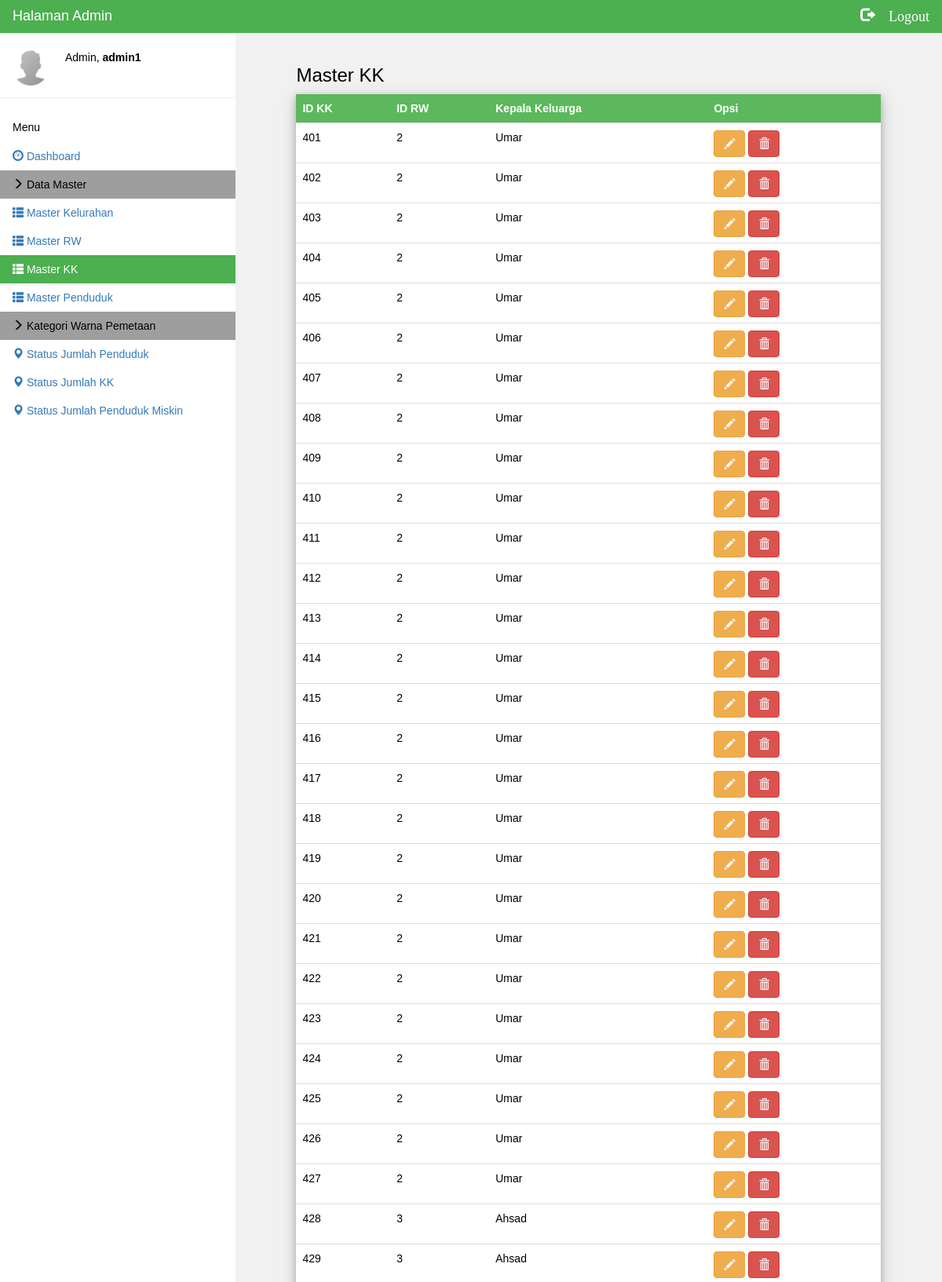
The app's page /Admin/tampil_kk.php?pg=9 (signed in, upper part) with its own data.
### tables this page shows
CREATE TABLE IF NOT EXISTS `tb_kk` (
  `id_kk` int(11) NOT NULL,
  `id_rw` int(11) NOT NULL,
  `nama_kepalakeluarga` varchar(30) NOT NULL,
  PRIMARY KEY (`id_kk`)
);

### Admin/tampil_kk.php (the view, shortened to what this page needs)
<!DOCTYPE html>
<html>
<link rel="stylesheet" href="css/w3.css">
<link href="//maxcdn.bootstrapcdn.com/bootstrap/3.3.6/css/bootstrap.min.css" rel="stylesheet">
<link href="//cdnjs.cloudflare.com/ajax/libs/octicons/3.5.0/octicons.min.css" rel="stylesheet">
<body class="w3-light-grey">
<div class="w3-container w3-top w3-green w3-large w3-padding" style="z-index:4">
  <span class="w3-Left">Halaman Admin</span>
   <a href="logout.php"><span id="logout" class="w3-right glyphicon glyphicon-log-out"> Logout</span></a>
</div>
<nav class="w3-sidenav w3-collapse w3-white w3-animate-left" style="z-index:3;width:300px;" id="mySidenav"><br>
  <div class="w3-container w3-row">
    <div class="w3-col s3">
      <img src="css/img_avatar3.png" class="w3-circle w3-margin-right" style="width:46px">
    </div>
    <div class="w3-col s9">
      <span>Admin, <strong><?=$_SESSION['nama'];?></strong></span><br>
    </div>
  </div>
  <hr>
  <div class="w3-container" >
    <h5>Menu</h5>
  </div>
  <a href="#" class="w3-padding "><span class="glyphicon glyphicon-dashboard"></span>  Dashboard</a>
  <a href="" class="w3-padding w3-grey"><i class="glyphicon glyphicon-menu-right"></i>  Data Master</a>
  <a href="tampil_kelurahan.php" class="w3-padding "><i class="glyphicon glyphicon-th-list"></i>  Master Kelurahan</a>
  <a href="tampil_rw.php" class="w3-padding "><i class="glyphicon glyphicon-th-list"></i>  Master RW</a>
  <a href="tampil_kk.php" class="w3-padding w3-green" ><i class="glyphicon glyphicon-th-list"></i>  Master KK</a>
  <a href="tampil_penduduk.php" class="w3-padding"><i class="glyphicon glyphicon-th-list"></i>  Master Penduduk</a>
  <a href="" class="w3-padding w3-grey"><i class="glyphicon glyphicon-menu-right"></i>  Kategori Warna Pemetaan</a>
  <a href="tampil_status.php" class="w3-padding "><i class="glyphicon glyphicon-map-marker"></i>  Status Jumlah Penduduk</a>
  <a href="tampil_status_jmlkk.php" class="w3-padding "><i class="glyphicon glyphicon-map-marker"></i>  Status Jumlah KK</a>
  <a href="tampil_status_pmiskin.php" class="w3-padding"><i class="glyphicon glyphicon-map-marker"></i>  Status Jumlah Penduduk Miskin</a>
</nav>
<div class="w3-main" style="margin-left:300px;margin-top:43px;">
      <?php
       include "koneksi.php";
      ?>
      <div class="row" >
      <div class="col-sm-1"></div>
  <div class="col-sm-10" id="konten" style="margin-top:20px;">
      <h3>Master KK</h3>
      <table border="1" class="table table-striped w3-card-4">
      <tr  id="trtabel">
      <th>ID KK</th>
      <th>ID RW</th>
      <th>Kepala Keluarga</th>
      <th colspan="2" >Opsi</th>
      </tr>
      <?php
      $batas = 50;
            $pg = isset( $_GET['pg'] ) ? $_GET['pg'] : "";
            if ( empty( $pg ) ) {
            $posisi = 0;
            $pg = 1;
            } else {
            $posisi = ( $pg - 1 ) * $batas;
            }
      $query = "select * from tb_kk limit $posisi, $batas";
      $result = mysqli_query($sambung, $query);
      while ($buff = mysqli_fetch_array($result)){
      ?>
       <tr>
      <td><?php echo $buff['id_kk']; ?></td>
      <td><?php echo $buff['id_rw']; ?></td>
      <td><?php echo $buff['nama_kepalakeluarga']; ?></td>
      <td>
      <div class="button-toolbar">
      <a href="ubah_kk.php?id_kk=<?php echo $buff ['id_kk']; ?>" class="btn btn-warning glyphicon glyphicon-pencil" role="button" data-toggle="tooltip" title="Edit" data-placement="bottom"></a>
      <a href="#" onclick="confirm_modal('hapus_kk.php?id_kk=<?php echo $buff['id_kk']; ?>');" class="btn btn-danger glyphicon glyphicon-trash" data-toggle="tooltip" title="Hapus" data-placement="bottom"></a></div></td>
      </tr>
      <?php
      };
      ?>
      </table>
    </div>
<div class="col-sm-1"></div>
</div>
</body>
</html>

### Admin/css/w3.css (style rules this page uses)
* { -webkit-box-sizing:border-box;-moz-box-sizing:border-box;box-sizing:border-box }
html { -ms-text-size-adjust:100%;-webkit-text-size-adjust:100% }
body { margin:0 }
article,aside,details,figcaption,figure,footer,header,hgroup,main,menu,nav,section,summary { display:block }
a { background-color:transparent }
img { border:0 }
hr { -moz-box-sizing:content-box;box-sizing:content-box }
html,body { font-family:Verdana,sans-serif;font-size:15px;line-height:1.5 }
html { overflow-x:hidden }
h1,h2,h3,h4,h5,h6,.w3-slim,.w3-wide { font-family:"Segoe UI",Arial,sans-serif }
h3 { font-size:24px }
h5 { font-size:18px }
h1,h2,h3,h4,h5,h6 { font-weight:400;margin:10px 0 }
hr { height:0;border:0;border-top:1px solid #eee;margin:20px 0 }
img { margin-bottom:-5px }
a { color:inherit }
table { border-collapse:collapse;border-spacing:0;width:100%;display:table }
table,th,td { border:none }
.w3-navbar a,.w3-topnav a,.w3-sidenav a,.w3-dropdown-content a,.w3-accordion-content a,.w3-dropnav a { text-decoration:none!important }
.w3-btn,.w3-btn-floating,.w3-dropnav a,.w3-btn-floating-large,.w3-btn-block,.w3-hover-shadow,.w3-hover-opacity, .w3-navbar a,.w3-sidenav a,.w3-pagination li a,.w3-hoverable tbody tr,.w3-hoverable li,.w3-accordion-content a,.w3-dropdown-content a,.w3-dropdown-click:hover,.w3-dropdown-hover:hover,.w3-opennav,.w3-closenav,.w3-closebtn, .w3-hover-amber,.w3-hover-aqua,.w3-hover-blue,.w3-hover-light-blue,.w3-hover-brown,.w3-hover-cyan,.w3-hover-blue-grey,.w3-hover-green,.w3-hover-light-green,.w3-hover-indigo,.w3-hover-khaki,.w3-hover-lime,.w3-hover-orange,.w3-hover-deep-orange,.w3-hover-pink, .w3-hover-purple,.w3-hover-deep-purple,.w3-hover-red,.w3-hover-sand,.w3-hover-teal,.w3-hover-yellow,.w3-hover-white,.w3-hover-black,.w3-hover-grey,.w3-hover-light-grey,.w3-hover-dark-grey,.w3-hover-text-amber,.w3-hover-text-aqua,.w3-hover-text-blue,.w3-hover-text-light-blue, .w3-hover-text-brown,.w3-hover-text-cyan,.w3-hover-text-blue-grey,.w3-hover-text-green,.w3-hover-text-light-green,.w3-hover-text-indigo,.w3-hover-text-khaki,.w3-hover-text-lime,.w3-hover-text-orange,.w3-hover-text-deep-orange,.w3-hover-text-pink,.w3-hover-text-purple, .w3-hover-text-deep-purple,.w3-hover-text-red,.w3-hover-text-sand,.w3-hover-text-teal,.w3-hover-text-yellow,.w3-hover-text-white,.w3-hover-text-black,.w3-hover-text-grey,.w3-hover-text-light-grey,.w3-hover-text-dark-grey { -webkit-transition:background-color .3s,color .15s,box-shadow .3s,opacity 0.3s;transition:background-color .3s,color .15s,box-shadow .3s,opacity 0.3s }
.w3-sidenav { height:100%;width:200px;background-color:#fff;position:fixed!important;z-index:1;overflow:auto }
.w3-sidenav a { padding:4px 2px 4px 16px }
.w3-sidenav a,.w3-dropnav a { display:block }
.w3-main,#main { transition:margin-left .4s }
.w3-container:after,.w3-panel:after,.w3-row:after,.w3-row-padding:after,.w3-topnav:after,.w3-clear:after,.w3-btn-group:before,.w3-btn-group:after,.w3-btn-bar:before,.w3-btn-bar:after { content:"";display:table;clear:both }
.w3-col,.w3-half,.w3-third,.w3-twothird,.w3-threequarter,.w3-quarter { float:left;width:100% }
.w3-col.s3 { width:24.99999% }
.w3-col.s9 { width:74.99999% }
@media screen and (min-width:993px) { .w3-sidenav.w3-collapse { display:block!important } }
.w3-top,.w3-bottom { position:fixed;width:100%;z-index:1 }
.w3-top { top:0 }
.w3-right { float:right!important }
.w3-large { font-size:18px!important }
.w3-circle { border-radius:50%!important }
.w3-margin-right { margin-right:16px!important }
.w3-padding-medium,.w3-padding,.w3-form { padding:8px 16px!important }
.w3-container { padding:0.01em 16px }
.w3-card-4,.w3-hover-shadow:hover { box-shadow:0 4px 8px 0 rgba(0,0,0,0.2),0 6px 20px 0 rgba(0,0,0,0.19)!important }
.w3-animate-left { position:relative;-webkit-animation:animateleft 0.4s;animation:animateleft 0.4s }
.w3-green,.w3-hover-green:hover { color:#fff!important;background-color:#4CAF50!important }
.w3-white,.w3-hover-white:hover { color:#000!important;background-color:#fff!important }
.w3-grey,.w3-hover-grey:hover { color:#000!important;background-color:#9e9e9e!important }
.w3-light-grey,.w3-hover-light-grey:hover { color:#000!important;background-color:#f1f1f1!important }

### Admin/tampil_kk.php (style rules this page uses)
#trtabel { background-color: #5cb85c; color:white !important; text-align: center; }
#modalhapus, { background-color: #0099FF; color:white !important; text-align: center; font-size: 30px; }
#logout { color: white; }
td { background: white; }
html,body,h1,h2,h3,h4,h5 { font-family: "Raleway", sans-serif }

### records on screen
tb_kk: id_kk "401", id_rw "2", nama_kepalakeluarga "Umar"
tb_kk: id_kk "402", id_rw "2", nama_kepalakeluarga "Umar"
tb_kk: id_kk "403", id_rw "2", nama_kepalakeluarga "Umar"
tb_kk: id_kk "404", id_rw "2", nama_kepalakeluarga "Umar"
tb_kk: id_kk "405", id_rw "2", nama_kepalakeluarga "Umar"
tb_kk: id_kk "406", id_rw "2", nama_kepalakeluarga "Umar"
tb_kk: id_kk "407", id_rw "2", nama_kepalakeluarga "Umar"
tb_kk: id_kk "408", id_rw "2", nama_kepalakeluarga "Umar"
tb_kk: id_kk "409", id_rw "2", nama_kepalakeluarga "Umar"
tb_kk: id_kk "410", id_rw "2", nama_kepalakeluarga "Umar"
tb_kk: id_kk "411", id_rw "2", nama_kepalakeluarga "Umar"
tb_kk: id_kk "412", id_rw "2", nama_kepalakeluarga "Umar"
tb_kk: id_kk "413", id_rw "2", nama_kepalakeluarga "Umar"
tb_kk: id_kk "414", id_rw "2", nama_kepalakeluarga "Umar"
tb_kk: id_kk "415", id_rw "2", nama_kepalakeluarga "Umar"
tb_kk: id_kk "416", id_rw "2", nama_kepalakeluarga "Umar"
tb_kk: id_kk "417", id_rw "2", nama_kepalakeluarga "Umar"
tb_kk: id_kk "418", id_rw "2", nama_kepalakeluarga "Umar"
tb_kk: id_kk "419", id_rw "2", nama_kepalakeluarga "Umar"
tb_kk: id_kk "420", id_rw "2", nama_kepalakeluarga "Umar"
tb_kk: id_kk "421", id_rw "2", nama_kepalakeluarga "Umar"
tb_kk: id_kk "422", id_rw "2", nama_kepalakeluarga "Umar"
tb_kk: id_kk "423", id_rw "2", nama_kepalakeluarga "Umar"
tb_kk: id_kk "424", id_rw "2", nama_kepalakeluarga "Umar"
tb_kk: id_kk "425", id_rw "2", nama_kepalakeluarga "Umar"
tb_kk: id_kk "426", id_rw "2", nama_kepalakeluarga "Umar"
tb_kk: id_kk "427", id_rw "2", nama_kepalakeluarga "Umar"
tb_kk: id_kk "428", id_rw "3", nama_kepalakeluarga "Ahsad"
tb_kk: id_kk "429", id_rw "3", nama_kepalakeluarga "Ahsad"

### other values on screen
$_SESSION['nama'] "admin1"
